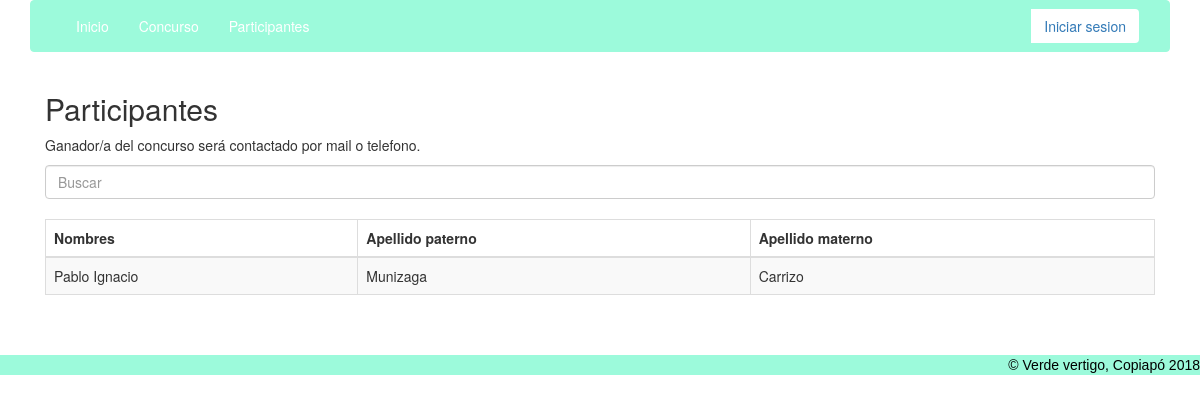
/Vistas/Participantes.php, run on the app's committed database.
### tables this page shows
CREATE TABLE `concursante` (
  `Nombres` varchar(60) NOT NULL,
  `Paterno` varchar(45) NOT NULL,
  `Materno` varchar(45) NOT NULL,
  `Email` varchar(45) NOT NULL,
  `Rut` varchar(12) NOT NULL,
  `Telefono` varchar(15) DEFAULT NULL
);

### Vistas/conexion.php (the view, shortened to what this page needs)
<?php
	class conexion{
			function recuperarDatos (){
			$query = "SELECT * FROM concursante";
			$resultado = mysql_query($query);
			while ($fila = mysql_fetch_array($resultado)) {
				echo "<tr>";
				echo "<td> $fila[Nombres] </td> <td> $fila[Paterno] </td> <td> $fila[Materno] </td>";
				echo "</tr>";
			}
		}
	}
?>

### css/Estilo.css (style rules this page uses)
table tr { vertical-align: bottom; }

### data on the page
concursante: Nombres "Pablo Ignacio", Paterno "Munizaga", Materno "Carrizo"
